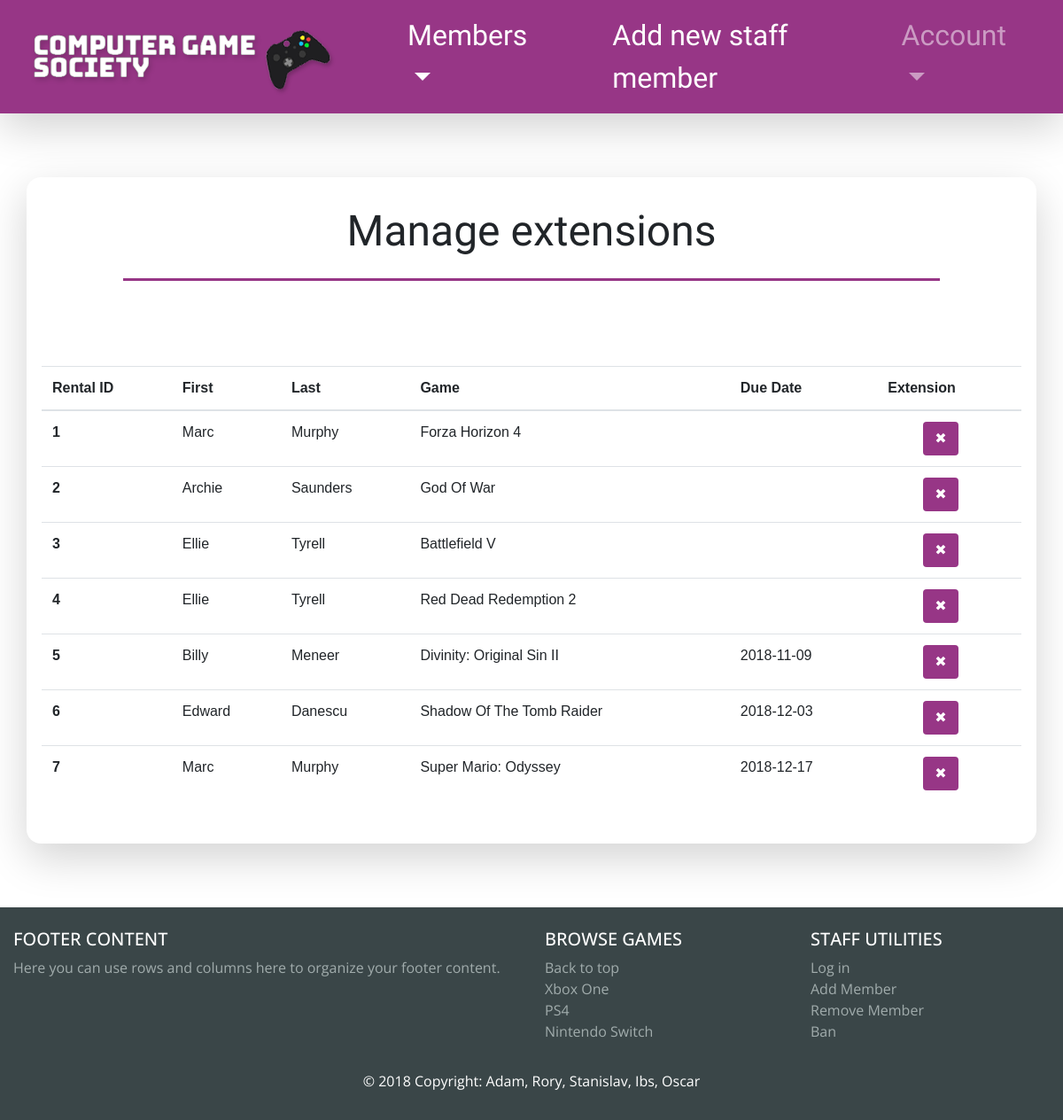
Screenshot of /game_rental/public/staff/staff-manage-extensions.php (signed in) with the database file from the repository.
### tables this page shows
CREATE TABLE rentals (
    id INT NOT NULL PRIMARY KEY AUTO_INCREMENT,
    member_id INT NOT NULL,
    game_id INT NOT NULL,
    due_date DATE,
    has_extension BOOLEAN DEFAULT FALSE
);

CREATE TABLE members (
    id INT NOT NULL PRIMARY KEY AUTO_INCREMENT,
    fname VARCHAR(255) NOT NULL,
    lname VARCHAR(255) NOT NULL,
    email VARCHAR(255) NOT NULL,
    address VARCHAR(255) NOT NULL,
    member_since DATETIME DEFAULT CURRENT_TIMESTAMP,
    is_banned BOOLEAN DEFAULT FALSE
);

CREATE TABLE games (
    id INT NOT NULL PRIMARY KEY AUTO_INCREMENT,
    title VARCHAR(255) NOT NULL,
    release_date DATE,
    score INT,
    platform VARCHAR(255) NOT NULL,
    stock INT NOT NULL,
    image VARCHAR(255),
    description VARCHAR(10000),
    
    CHECK (platform IN ('PS4', 'Xbox One', 'PC', 'PS Vita', 'Switch', 'Xbox 360', 'PS3'))
);

### game_rental/private/functions.php (called while the page is built, shortened)
<?php
function url_for($script_path) {
  if($script_path[0] != '/') {
    $script_path = "/" . $script_path;
  }
  return WWW_ROOT . $script_path;
}
?>

### game_rental/public/staff/staff-manage-extensions.php (the view, shortened to what this page needs)
<?php require_once('../../private/initialize.php'); ?>
<?php include(SHARED_PATH . '/staff-header.php'); ?>
<br/>
<br/>
<br/>
    <div class="container shadow-lg" style="background-color: white; padding: 2em; margin: auto; font-family: 'bungee', cursive; border-radius: 1em; height: 100%;">
        <div class="row">
            <h2 class"col-md-12" style="font-size: 3em; margin: auto;">Manage extensions</h2>
        </div>
        <div class="row">
            <br/>
        </div>
        <div class="row">
            <div class="col-md-1"></div>
            <div class="col-md-10" style="background-color: #973686; height: 3px;"></div>
            <div class="col-md-1"></div>
        </div>
        <div class="row">
            <br/>
            <br/>
        </div>
        <div class="row">
            <br/>
            <br/>
        </div>
        <div class="row">
            <table class="table" style="font-family: arial;">
                <thead>
                    <tr>
                        <th scope="col">Rental ID</th>
                        <th scope="col">First</th>
                        <th scope="col">Last</th>
                        <th scope="col">Game</th>
                        <th scope="col">Due Date</th>
                        <th scope="col">Extension</th>
                    </tr>
                </thead>
                <tbody>
                    <?php
                        $sql = "SELECT rentals.id AS rental_id, rentals.due_date, rentals.has_extension, members.fname, members.lname, members.id AS member_id, games.title FROM members JOIN rentals ON members.id=rentals.member_id JOIN games ON rentals.game_id=games.id";
                        $result = mysqli_query($db, $sql);
                        while($row = mysqli_fetch_assoc($result)) {
                        ?>
                        <tr>
                            <th scope="row"><?php echo $row['rental_id'] ?></th>
                            <td><?php echo $row['fname'] ?></td>
                            <td><?php echo $row['lname'] ?></td>
                            <td><?php echo $row['title'] ?></td>
                            <td><?php echo $row['due_date'] ?></td>
                            <td>
                                <form id="ban-checkbox" action="<?php echo url_for('../private/scripts/manage-extension.php'); ?>" method="post">
                                    <div class="form-check">
                                        <div class="form-check">
                                            <button type="submit" class="btn filter-btn" id="banMember" name="Submit">
                                                <?php
                                                if ($row['has_extension'] == 1) { ?>
                                                    &#10004;
                                                <?php
                                                } else { ?>
                                                    &#10006;
                                                <?php
                                                } ?>
                                            </button>
                                        </div>
                                    </div>
                                </form>
                            </td>
                        </tr>
                        <?php
                        }
                        ?>
                </tbody>
            </table>
        </div>
    </div>
<br/>
<br/>
<br/>
<?php include(SHARED_PATH . '/footer.php'); ?><?php

### game_rental/public/stylesheets/stylesheet.css (style rules this page uses)
body { font-family: 'Bungee', 'Open Sans', sans-serif; }
.container { position: relative; }
.filter-btn { font-family: 'Bungee'; background-color: #973686; color: white; }

### rows the page displays
rentals: id "1", member.fname "Marc", member.lname "Murphy", game.title "Forza Horizon 4"
rentals: id "2", member.fname "Archie", member.lname "Saunders", game.title "God Of War"
rentals: id "3", member.fname "Ellie", member.lname "Tyrell", game.title "Battlefield V"
rentals: id "4", member.fname "Ellie", member.lname "Tyrell", game.title "Red Dead Redemption 2"
rentals: id "5", member.fname "Billy", member.lname "Meneer", game.title "Divinity: Original Sin II", due_date "2018-11-09"
rentals: id "6", member.fname "Edward", member.lname "Danescu", game.title "Shadow Of The Tomb Raider", due_date "2018-12-03"
rentals: id "7", member.fname "Marc", member.lname "Murphy", game.title "Super Mario: Odyssey", due_date "2018-12-17"
